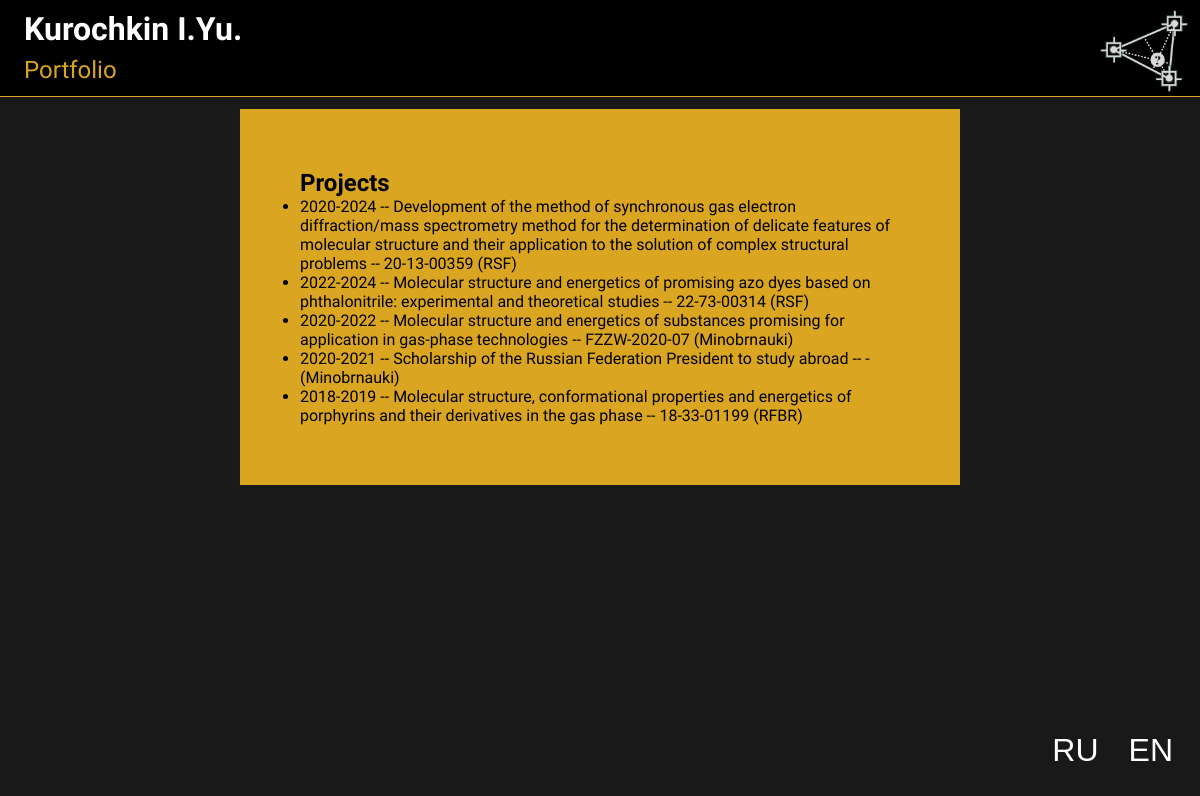
Page /project_part/en on the committed database.
### title/models.py (models this page shows, shortened)
class ProjectsParticipate(models.Model):
    project_title = models.CharField(max_length=400, verbose_name='project_title')
    project_title_en = models.CharField(max_length=400, verbose_name='project_title_en', null=True, blank=True)
    foundation = models.CharField(max_length=300, verbose_name='foundation')
    foundation_en = models.CharField(max_length=300, verbose_name='foundation_en', null=True, blank=True)
    project_number = models.CharField(max_length=50, verbose_name='project_number')
    project_year_start = models.IntegerField(verbose_name='project_year_start', null=True, blank=True)
    project_year_end = models.IntegerField(verbose_name='project_year_end', null=True, blank=True)
    class Meta:
        verbose_name = 'ProjectsParticipate'
        verbose_name_plural = 'ProjectsParticipate'
        ordering = ['-project_year_end']

### title/views.py (the view)
# urls.py: path('project_part/en', views.ProjectsPartEn.as_view(), name='project_part'),
class ProjectsPartEn(ListView):
    model = ProjectsParticipate
    template_name = 'title/projects_part_en.html'

### title/templates/title/projects_part_en.html
{% extends 'base_en.html' %}
{% load static %}
{% block Proj_Part %}
    <div class="publications_style">
    <h2>Projects</h2>
    <ul>
        {% for s in object_list %}
            <li>{{ s.project_year_start }}-{{ s.project_year_end }} -- {{ s.project_title_en }} -- {{ s.project_number }} ({{ s.foundation_en }})</li>
        {% endfor %}
    </ul>
    </div>
    <div class="lang_button"><a href="/project_part"><button>RU</button></a><a href="/project_part/en"><button>EN</button></a></div>
{% endblock %}

### title/static/title/css/style2.css (style rules this page uses)
* { margin: 0; padding: 0; }
body { background: rgba(25, 25, 25, 1); width: 100%; font-family: "Tektur", sans-serif; color: white; }
.publications_style { color: black; background: goldenrod; margin-top: 1%; margin-left: 20%; margin-right: 20%; width: 50%; padding: 5%; text-align: left; }
.lang_button { position: absolute; bottom: 2%; right: 1%; }
.lang_button a button { text-decoration: none; color: white; padding: 15px; font-size: 4vh; cursor: pointer; background-color: transparent; outline: none; border: 0; transition: background 9999999s; }

### rows in the picture
ProjectsParticipate: project_year_start "2020", project_year_end "2024", project_title_en "Development of the method of synchronous gas electron diffraction/mass spectrometry method for the determination of delicate features of molecular structure and their application to the solution of complex structural problems", project_number "20-13-00359", foundation_en "RSF"
ProjectsParticipate: project_year_start "2022", project_year_end "2024", project_title_en "Molecular structure and energetics of promising azo dyes based on phthalonitrile: experimental and theoretical studies", project_number "22-73-00314", foundation_en "RSF"
ProjectsParticipate: project_year_start "2020", project_year_end "2022", project_title_en "Molecular structure and energetics of substances promising for application in gas-phase technologies", project_number "FZZW-2020-07", foundation_en "Minobrnauki"
ProjectsParticipate: project_year_start "2020", project_year_end "2021", project_title_en "Scholarship of the Russian Federation President to study abroad", project_number "-", foundation_en "Minobrnauki"
ProjectsParticipate: project_year_start "2018", project_year_end "2019", project_title_en "Molecular structure, conformational properties and energetics of porphyrins and their derivatives in the gas phase", project_number "18-33-01199", foundation_en "RFBR"
